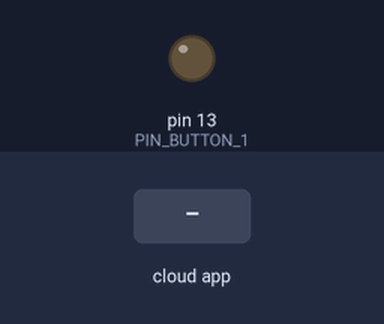
A sketch run on a simulated Arduino Uno, built with avr-gcc and run on an emulated ATmega328P. On the bench: output pins drawn as LEDs (lit = HIGH). Inputs (shaded band) come from the test bench. The RemoteXY app is connected.

Above: at 1.2 s.
1.3 s: the phone or cloud app sets button_1 to 1
At 1.9 s:
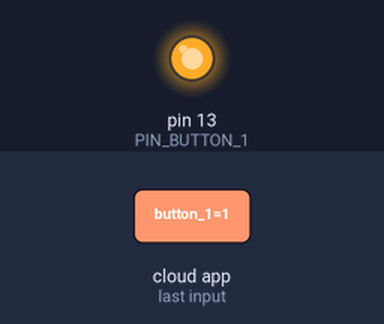
2.8 s: the phone or cloud app sets button_1 to 0
At 4.2 s:
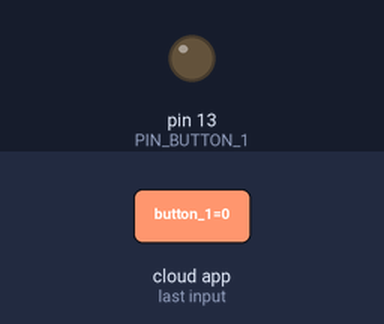
Timing chart, 0 to 5.8 s (numbered marks = the images above; inputs shaded):
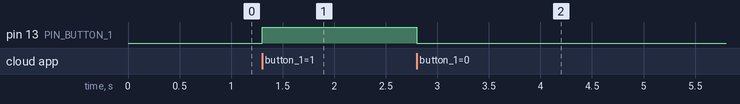

Measured:
- after the input at 1.3 s, pin 13 (PIN_BUTTON_1): LOW → HIGH at once
- after the input at 2.8 s, pin 13 (PIN_BUTTON_1): HIGH → LOW at once

The sketch:

project.ino
```cpp
// (licence header left out)
//////////////////////////////////////////////
//        RemoteXY include library          //
//////////////////////////////////////////////

// RemoteXY select connection mode and include library
#define REMOTEXY_MODE__SOFTSERIAL
#include <SoftwareSerial.h>

#include <RemoteXY.h>

// RemoteXY connection settings
#define REMOTEXY_SERIAL_RX 2
#define REMOTEXY_SERIAL_TX 3
#define REMOTEXY_SERIAL_SPEED 9600


// RemoteXY configurate
#pragma pack(push, 1)
uint8_t RemoteXY_CONF[] =
  { 255,1,0,0,0,17,0,11,8,0,
  1,0,37,19,23,23,49,31,65,66,
  79,82,84,0 };

// this structure defines all the variables and events of your control interface
struct {

    // input variables
  uint8_t button_1; // =1 if button pressed, else =0

    // other variable
  uint8_t connect_flag;  // =1 if wire connected, else =0

} RemoteXY;
#pragma pack(pop)

/////////////////////////////////////////////
//           END RemoteXY include          //
/////////////////////////////////////////////

#define PIN_BUTTON_1 13


void setup()
{
  RemoteXY_Init ();

  pinMode (PIN_BUTTON_1, OUTPUT);

  // TODO you setup code

}

void loop()
{
  RemoteXY_Handler ();

  digitalWrite(PIN_BUTTON_1, (RemoteXY.button_1==0)?LOW:HIGH);

  // TODO you loop code
  // use the RemoteXY structure for data transfer
  // do not call delay()


}
```
